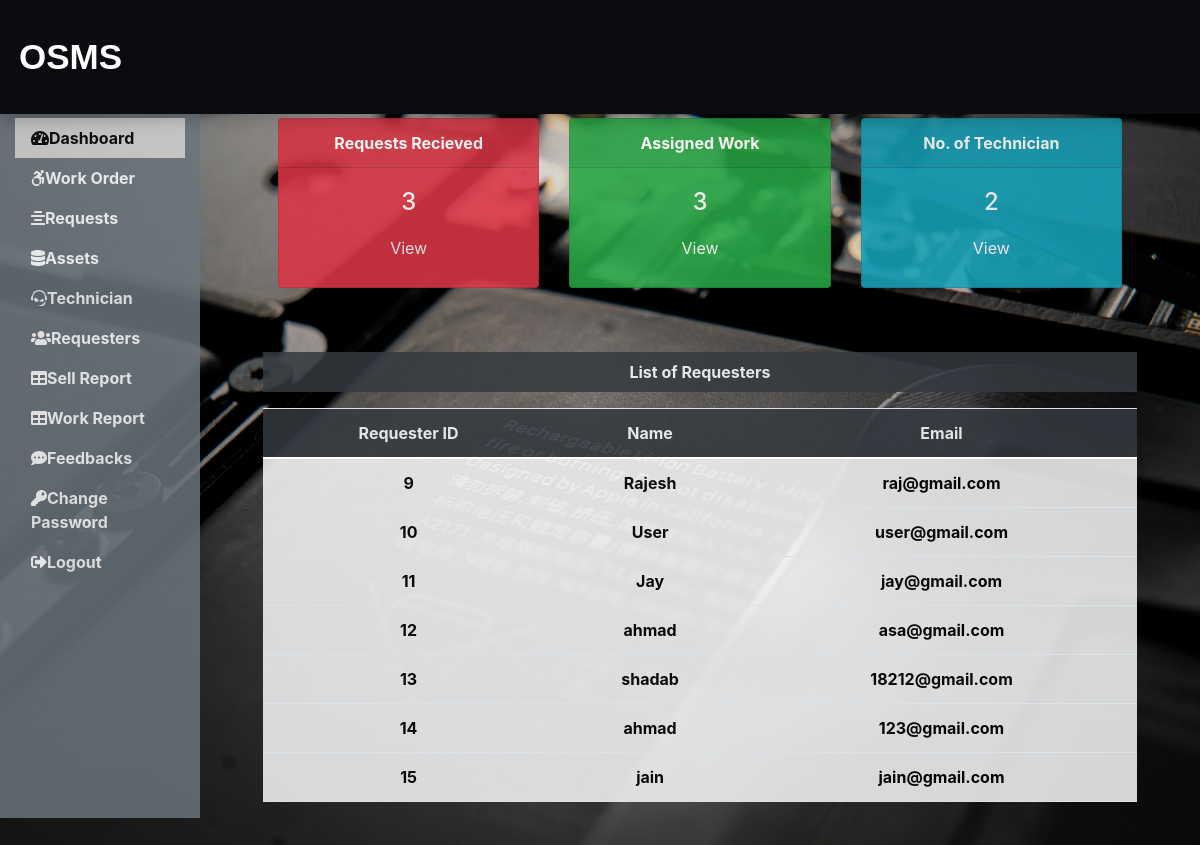
The app's page /Admin/dashboard.php (signed in) with its own data.
### tables this page shows
CREATE TABLE `requesterlogin_tb` (
  `r_login_id` int(11) NOT NULL AUTO_INCREMENT,
  `r_name` varchar(60) NOT NULL,
  `r_email` varchar(60) NOT NULL,
  `r_password` varchar(60) NOT NULL,
  `r_imageName` varchar(60) NOT NULL,
  PRIMARY KEY (`r_login_id`)
);

### Admin/dashboard.php (the view, shortened to what this page needs)
<?php
include('../dbConnection.php');
include('includes/header.php');
$sql= "SELECT * FROM submitrequest_tb";
$result = $conn->query($sql);
$numrow1 = $result->num_rows;
$sql= "SELECT * FROM assignwork_tb";
$result = $conn->query($sql);
$numrow2 = $result->num_rows;
$sql= "SELECT * FROM technician_tb";
$result = $conn->query($sql);
$numrow3 = $result->num_rows;
?>
<div class="col-sm-9 col-md-10 fw-bold">
 <div class="row text-center mx-5 ">
 <div class="col-sm-4 mt-5">
 <div class="card text-white bg-danger mb-3" style="max-width:18rem; opacity:0.88;">
 <div class="card-header">
    Requests Recieved
 </div>
 <div class="card-body">
 <h4 class="card-title"><?php if(isset($numrow1)){echo $numrow1;} ?></h4>
 <a class="btn text-white" href="request2.php">View</a>
 </div>
 </div>
 </div>
<div class="col-sm-4 mt-5">
 <div class="card text-white bg-success mb-3" style="max-width:18rem;opacity:0.88;">
 <div class="card-header">
    Assigned Work
 </div>
 <div class="card-body">
 <h4 class="card-title"><?php if(isset($numrow2)){echo $numrow2;} ?></h4>
 <a class="btn text-white" href="work.php">View</a>
 </div>
 </div>
 </div>
<div class="col-sm-4 mt-5">
 <div class="card text-white bg-info mb-3" style="max-width:18rem;opacity:0.88;">
 <div class="card-header">
    No. of Technician
 </div>
 <div class="card-body">
 <h4 class="card-title"><?php if(isset($numrow3)){echo $numrow3;} ?></h4>
 <a class="btn text-white" href="technician.php">View</a>
 </div>
 </div>
 </div>
 </div>
<div class="mx-5 mt-5 text-center">
<p class="bg-dark text-white p-2  fw-bold" style="opacity:0.85;">List of Requesters</p>
<?php
$sql= "SELECT * FROM requesterlogin_tb" ;
$result = $conn->query($sql);
if($result->num_rows>0){
    echo '
    <table class="table table-hover fw-bold">
    <thead>
    <tr class="bg-dark text-white text-center" style="opacity:0.85;">
    <th scope="col" >Requester ID </th>
    <th scope="col"  >Name</th>
    <th scope="col" >Email</th>
    </tr>
    </thead>
    <tbody> ';
    while($row= $result->fetch_assoc()){
    echo '<tr class=" text-center bg-light" style="opacity:0.85; color:black;">' ;
    echo '<td>'.$row['r_login_id'].'</td>' ;
    echo '<td>'.$row['r_name'].'</td>' ;
    echo '<td>'.$row['r_email'].'</td>' ;
    echo '</tr>' ;
        }
    echo '</tbody>
    </table>
    ';
}
else{
    echo '0 results';
}
?>
</div>
</div>
<?php
include('includes/footer.php');
?>

### Admin/includes/header.php (shortened to what this page needs)
<!DOCTYPE html>
<html lang="en">
<head>
   <link rel="stylesheet" href="../CSS/bootstrap.min.css">
<link rel="stylesheet" href="https://cdn.jsdelivr.net/npm/bootstrap@4.6.0/dist/css/bootstrap.min.css">
    <link rel="stylesheet" href="../CSS/all.min.css">
    <link rel="stylesheet" href="../CSS/custom.css">
</head>
<body>
    <nav class="navbar navbar-dark fixed-top flex-md-nowrap p-1 shadow " style="background-color:#0B0C10;height:12%;">
    <a href="dashboard.php" class="navbar-brand col-sm-3 col-md-2 mr-0 " style="font-size:35px;">OSMS</a>
    </nav>
     <div class="container-fluid "style="margin-top:50px;" >
    <div class="row ">
    <nav class="col-sm-2 bg-secondary sidebar py-5 d-print-none" style="opacity:0.85;">
    <div class="sidebar-sticky">
    <ul class="nav flex-column ">
    <li class="nav-item"><a class="nav-link <?php if(PAGE == 'dashboard'){echo 'active';} ?>"
    href="dashboard.php"><i class="fas fa-tachometer-alt"></i>Dashboard</a></li>
    <li class="nav-item"><a class="nav-link <?php if(PAGE == 'work'){echo 'active';} ?>"
     href="work.php"><i class="fab fa-accessible-icon"></i>Work Order</a></li>
    <li class="nav-item"><a class="nav-link <?php if(PAGE == 'request'){echo 'active';} ?>"
     href="request2.php"><i class="fas fa-align-center"></i>Requests</a></li>
    <li class="nav-item"><a class="nav-link <?php if(PAGE == 'assets'){echo 'active';} ?>"
     href="assets.php"><i class="fas fa-database"></i>Assets</a></li>
     <li class="nav-item"><a class="nav-link <?php if(PAGE == 'technician'){echo 'active';} ?>"
     href="technician.php"><i class="fab fa-teamspeak"></i>Technician</a></li>
    <li class="nav-item"><a class="nav-link <?php if(PAGE == 'requesters'){echo 'active';} ?>"
     href="requester.php"><i class="fas fa-users"></i>Requesters</a></li>
     <li class="nav-item"><a class="nav-link <?php if(PAGE == 'sellreport'){echo 'active';} ?>"
     href="soldproductreport.php"><i class="fas fa-table"></i>Sell Report</a></li>
     <li class="nav-item"><a class="nav-link <?php if(PAGE == 'workreport'){echo 'active';} ?>"
     href="workreport.php"><i class="fas fa-table"></i>Work Report</a></li>
 <li class="nav-item"><a class="nav-link <?php if(PAGE == 'feedbacks'){echo 'active';} ?>"
     href="feedbacksOfRequesters.php"><i class="fas fa-comment-dots"></i>Feedbacks</a></li>
    <li class="nav-item"><a class="nav-link <?php if(PAGE == 'changepass'){echo 'active';} ?>"
    href="changepass.php"><i class="fas fa-key"></i>Change Password</a></li>
    <li class="nav-item"><a class="nav-link" href="../logout.php"><i class="fas fa-sign-out-alt"></i>Logout</a></li>
    </ul>
    </div>
    </nav>

### Admin/includes/footer.php (shortened to what this page needs)
</div>
</div>
</body>
</html>

### CSS/custom.css (style rules this page uses)
.navbar-brand { font-family: 'Ubuntu', sans-serif; font-size: 2em ; font-weight: bold; }
a { color:black; text-decoration: none; }
.active { color:white; }

### Admin/includes/header.php (style rules this page uses)
body { font-weight:bold; background-image:url('../images/image7.jpg'); background-size: cover; background-position: center center; background-repeat: no-repeat; margin-top:70px; min-height:110vh; }
.nav-link { color:white; }
.nav-link.active { background-color:lightgray; color:black; }

### records on screen
requesterlogin_tb: r_login_id "9", r_name "Rajesh", r_email "raj@gmail.com"
requesterlogin_tb: r_login_id "10", r_name "User", r_email "user@gmail.com"
requesterlogin_tb: r_login_id "11", r_name "Jay", r_email "jay@gmail.com"
requesterlogin_tb: r_login_id "12", r_name "ahmad", r_email "asa@gmail.com"
requesterlogin_tb: r_login_id "13", r_name "shadab", r_email "18212@gmail.com"
requesterlogin_tb: r_login_id "14", r_name "ahmad", r_email "123@gmail.com"
requesterlogin_tb: r_login_id "15", r_name "jain", r_email "jain@gmail.com"

### other values on screen
$numrow1 "3"
$numrow2 "3"
$numrow3 "2"
